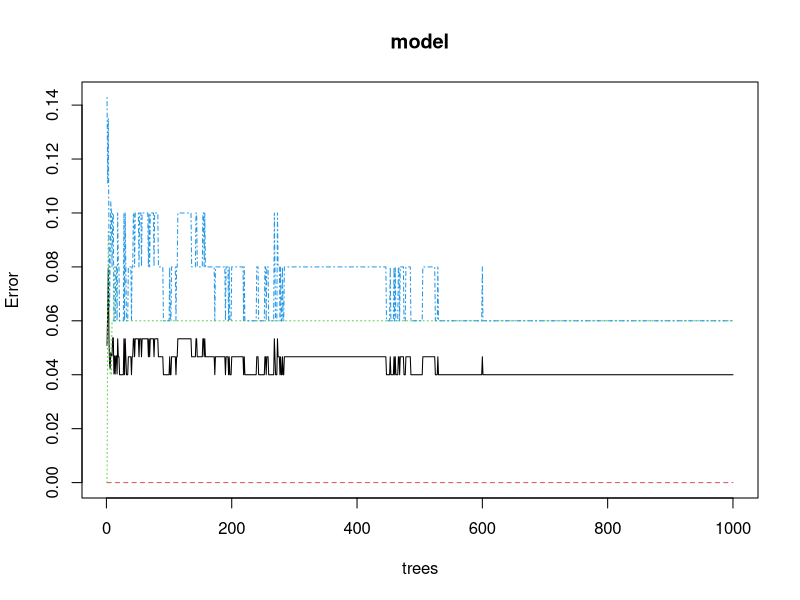

Generate this figure with R:
install.packages("randomForest")
library(randomForest)
model<-randomForest(iris$Species~., data = iris, ntree=1000)
#View the forest results
print(model)

#importance of the variable-Lower Gini
print(importance(model))

#Prediction
pred<-predict(model,iris[,-5])
table(pred, iris$Species)
plot(model)
